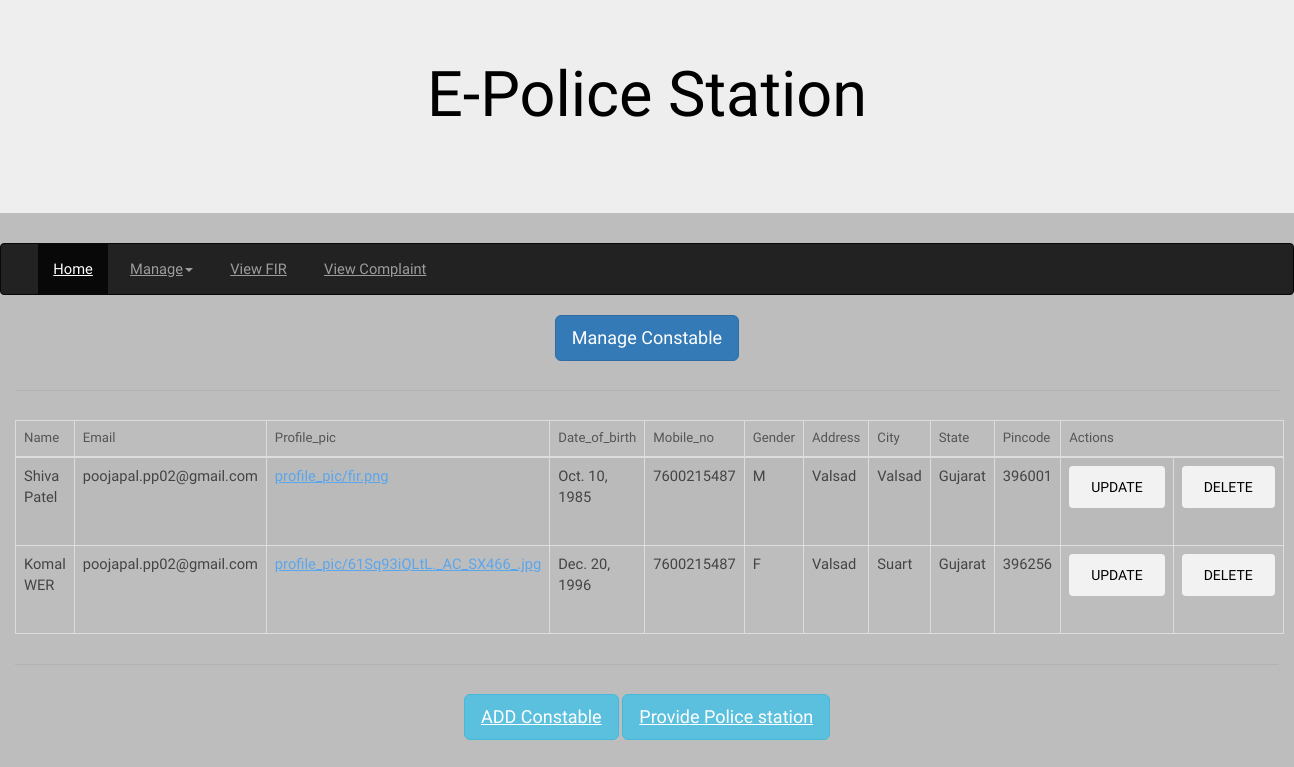
Page /manage_constable/ on the committed database.
### myapp/models.py (models this page shows, shortened)
class Constable(models.Model):
    GENDER_CHOICES = (('M', 'Male'), ('F', 'Female'))
    username = models.CharField(max_length=200, unique=True)
    first_name = models.CharField(max_length=200)
    last_name = models.CharField(max_length=200)
    email = models.EmailField()
    profile_pic = models.ImageField(upload_to='profile_pic')
    date_of_birth = models.DateField()
    mobile_no = models.IntegerField()
    gender = models.CharField(max_length=1, choices=GENDER_CHOICES)
    address = models.TextField()
    city = models.CharField(max_length=20)
    state = models.CharField(max_length=20)
    pincode = models.IntegerField()

### myapp/views.py (the view)
# urls.py: path("manage_constable/",views.manage_constable,name = 'manage_constable'),
def manage_constable(request):
    constable = models.Constable.objects.all()
    return render(request,'police/manage_constable.html',{'constable':constable})

### templates/police/manage_constable.html
{% extends 'police/police_station_index.html' %}
{% block content %}
    <div class="container-fluid">
        <center>
            <h1 class="btn btn-lg btn-primary">Manage Constable</h1>
            <hr>
            <table class="table table-bordered table-hover">
                <thead>
                    <tr>
                        <th>Name</th>
                        <th>Email</th>
                        <th>Profile_pic</th>
                        <th>Date_of_birth</th>
                        <th>Mobile_no</th>
                        <th>Gender</th>
                        <th>Address</th>
                        <th>City</th>
                        <th>State</th>
                        <th>Pincode</th>
                        <th colspan="2">Actions</th>
                    </tr>
                </thead>
                <tbody>
                    {% for i in constable %}
                    <tr>
                        <td>{{i.first_name}} {{i.last_name}}</td>
                        <td>{{i.email}}</td>
                        <td><a href="{{i.profile_pic.url}}">{{i.profile_pic}}</a></td>
                        <td>{{i.date_of_birth}}</td>
                        <td>{{i.mobile_no}}</td>
                        <td>{{i.gender}}</td>
                        <td>{{i.address}}</td>
                        <td>{{i.city}}</td>
                        <td>{{i.state}}</td>
                        <td>{{i.pincode}}</td>
                        <td><form action="{% url 'update_constable' i.id %}">
                                <input type="submit" value="UPDATE" class="btn btn-success">
                            </form>
                        </td>
                        <td><form action="{% url 'delete_constable' i.id %}">
                                <input type="submit" value="DELETE" class="btn btn-success">
                            </form>
                        </td>
                    </tr>
                    {% endfor %}
                </tbody>
            </table>
            <hr>
            <td> <a href="{% url 'constable' %}" class="btn btn-lg btn-info"> ADD Constable </a></td>
            <td> <a href="{% url 'service_officers' %}" class="btn btn-lg btn-info"> Provide Police station </a></td>
        </center>
    </div>
{% endblock %}

### static/assets/css/main.css (style rules this page uses)
html, body, div, span, applet, object, iframe, h1, h2, h3, h4, h5, h6, p, blockquote, pre, a, abbr, acronym, address, big, cite, code, del, dfn, em, img, ins, kbd, q, s, samp, small, strike, strong, sub, sup, tt, var, b, u, i, center, dl, dt, dd, ol, ul, li, fieldset, form, label, legend, table, caption, tbody, tfoot, thead, tr, th, td, article, aside, canvas, details, embed, figure, figcaption, footer, header, hgroup, menu, nav, output, ruby, section, summary, time, mark, audio, video { margin: 0; padding: 0; border: 0; font-size: 100%; font: inherit; vertical-align: baseline; }
body { line-height: 1; }
table { border-collapse: collapse; border-spacing: 0; }
body { -webkit-text-size-adjust: none; }
*, *:before, *:after { -moz-box-sizing: border-box; -webkit-box-sizing: border-box; box-sizing: border-box; }
body { -ms-overflow-style: scrollbar; }
body { background: #fff; }
html { font-size: 13pt; }
@media screen and (max-width: 1680px) { html { font-size: 11pt; } }
body { background-color: #fff; color: #444; }
body, input, select, textarea { font-family: "Taviraj", serif; font-weight: 300; font-size: 1rem; line-height: 1.65; }
a { text-decoration: underline; }
h1, h2, h3, h4, h5, h6 { font-weight: 400; line-height: 1.5; margin: 0 0 1.5rem 0; }
hr { border: 0; border-bottom: solid 1px; margin: 2rem 0; }
input, select, textarea { color: #555; }
a { color: #5AA6ED; }
h1, h2, h3, h4, h5, h6 { color: #555; }
hr { border-bottom-color: rgba(144, 144, 144, 0.25); }
input[type="submit"], input[type="reset"], input[type="button"], button, .button { -moz-appearance: none; -webkit-appearance: none; -ms-appearance: none; appearance: none; -moz-transition: background-color 0.2s ease-in-out, color 0.2s ease-in-out; -webkit-transition: background-color 0.2s ease-in-out, color 0.2s ease-in-out; -ms-transition: background-color 0.2s ease-in-out, color 0.2s ease-in-out; transition: background-color 0.2s ease-in-out, color 0.2s ease-in-out; border-radius: 4px; border: 0; cursor: pointer; display: inline-block; font-weight: 400; height: 2.85rem; line-height: 2.95rem; padding: 0 1.5rem; text-align: center; text-decoration: none; white-space: nowrap; text-transform: uppercase; }
input[type="submit"], input[type="reset"], input[type="button"], button, .button { background-color: #f2f2f2; color: #000 !important; }
form { margin: 0 0 2rem 0; }
table { margin: 0 0 2rem 0; width: 100%; }
table tbody tr { border: solid 1px; border-left: 0; border-right: 0; }
table td { padding: 0.75rem 0.75rem; }
table th { font-size: 0.9rem; font-weight: 400; padding: 0 0.75rem 0.75rem 0.75rem; text-align: left; }
table thead { border-bottom: solid 2px; }
table tbody tr { border-color: rgba(144, 144, 144, 0.25); }
table tbody tr:nth-child(2n + 1) { background-color: rgba(144, 144, 144, 0.075); }
table th { color: #555; }
table thead { border-bottom-color: rgba(144, 144, 144, 0.25); }

### rows in the picture
Constable: first_name "Shiva", last_name "Patel", email "poojapal.pp02@gmail.com", profile_pic "profile_pic/fir.png", date_of_birth "Oct. 10, 1985", mobile_no "7600215487", gender "M", address "Valsad", city "Valsad", state "Gujarat", pincode "396001"
Constable: first_name "Komal", last_name "WER", email "poojapal.pp02@gmail.com", profile_pic "profile_pic/61Sq93iQLtL._AC_SX466_.jpg", date_of_birth "Dec. 20, 1996", mobile_no "7600215487", gender "F", address "Valsad", city "Suart", state "Gujarat", pincode "396256"
